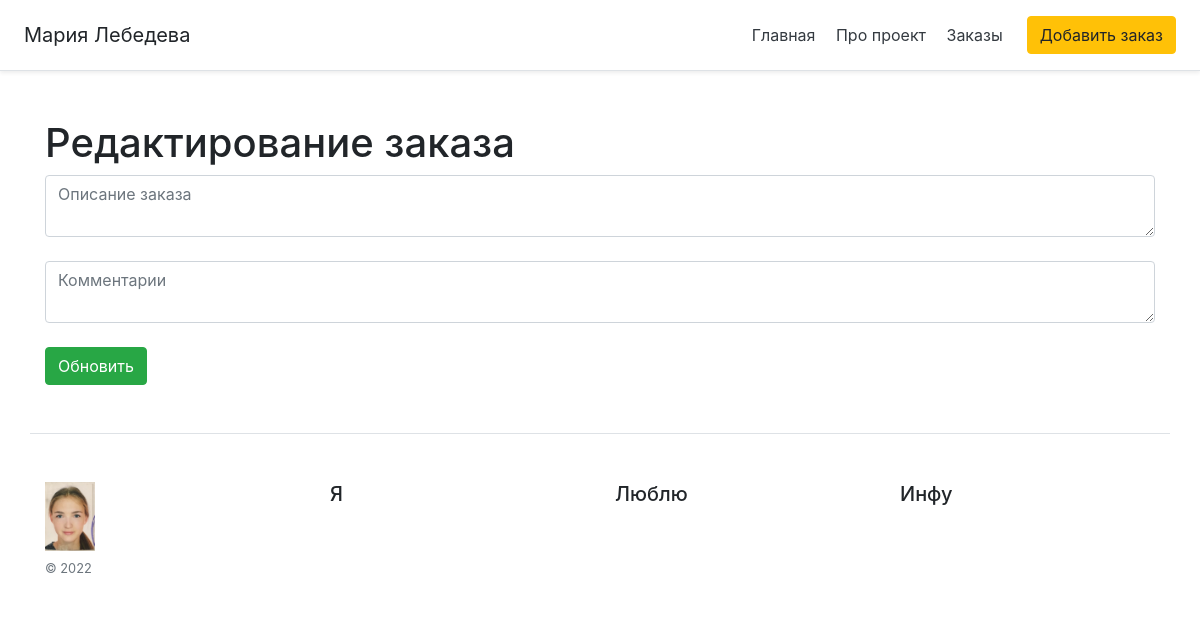
The page /posts/1/update on the database as committed earlier.
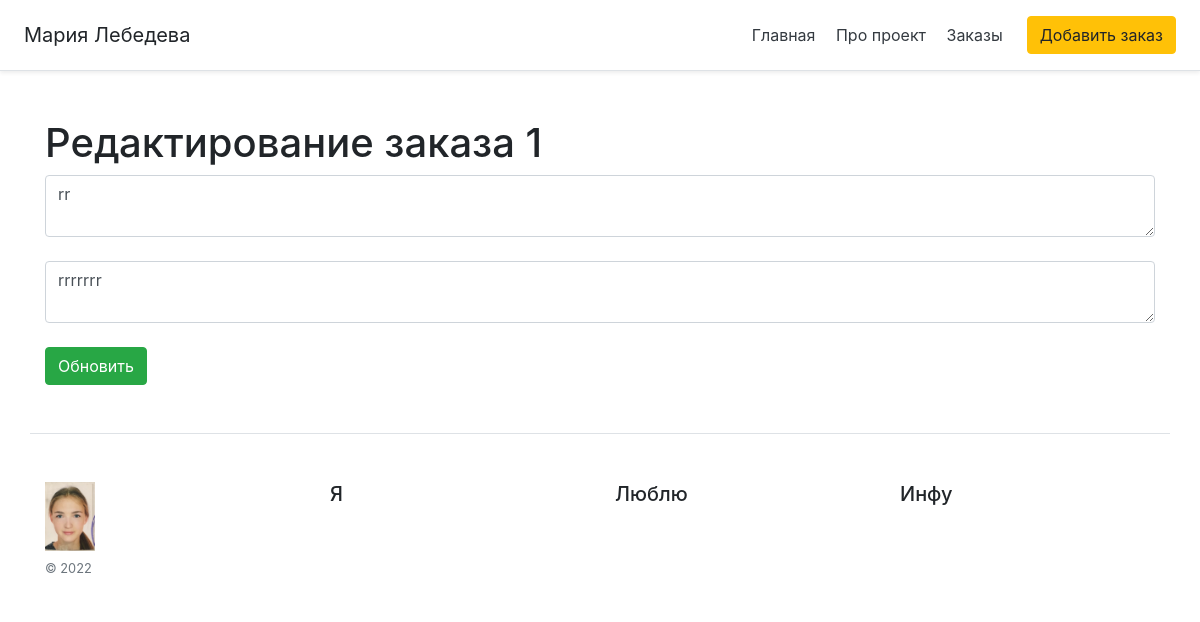
The same page on the database as committed later.
### app.py (models this page shows, shortened)
class Order(db.Model):
    id = db.Column(db.Integer, primary_key=True)
    title = db.Column(db.String(100), nullable=False)
    intro = db.Column(db.String(300), nullable=False)
    text = db.Column(db.Text, nullable=False)
    date = db.Column(db.DateTime, default=datetime.utcnow)

### app.py (the view)
@app.route('/posts/<int:id>/update', methods=['POST', 'GET'])
def post_update(id):
    order = Order.query.get(id)
    if request.method == "POST":
        order.intro = request.form['intro']
        order.text = request.form['text']
        try:
            db.session.commit()
            return redirect(url_for('posts'))
        except:
            return "При редактировании статьи произошла ошибка"
    else:
        return render_template("post_update.html", order=order)

### templates/post_update.html (shortened to what this page needs)
{% extends 'base.html' %}
{% block body %}
<div class="container mt-5">
    <h1>Редактирование заказа {{ order.id }}</h1>
    <form method="post">
        <textarea name="intro" id="intro" class="form-control" placeholder="Описание заказа">{{ order.intro }}</textarea><br>
        <textarea name="text" id="text" class="form-control" placeholder="Комментарии">{{ order.text }}</textarea><br>
        <input type="submit" class="btn btn-success" value="Обновить">
    </form>
</div>
{% endblock %}

Rows that differ between the two databases and show on the page:
added Order: id "1", intro "rr", text "rrrrrrr"
